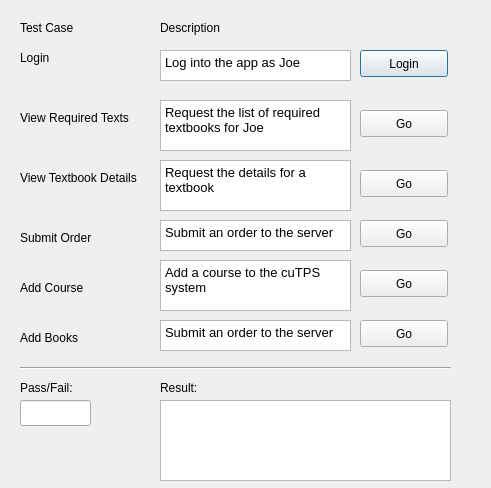
<?xml version="1.0" encoding="UTF-8"?>
<ui version="4.0">
 <class>Tests</class>
 <widget class="QDialog" name="Tests">
  <property name="geometry">
   <rect>
    <x>0</x>
    <y>0</y>
    <width>491</width>
    <height>488</height>
   </rect>
  </property>
  <property name="windowTitle">
   <string>Dialog</string>
  </property>
  <widget class="QPushButton" name="loginButton">
   <property name="geometry">
    <rect>
     <x>360</x>
     <y>50</y>
     <width>88</width>
     <height>27</height>
    </rect>
   </property>
   <property name="text">
    <string>Login</string>
   </property>
  </widget>
  <widget class="QLabel" name="testCaseLabel">
   <property name="geometry">
    <rect>
     <x>20</x>
     <y>20</y>
     <width>71</width>
     <height>16</height>
    </rect>
   </property>
   <property name="text">
    <string>Test Case</string>
   </property>
  </widget>
  <widget class="QPushButton" name="viewReqTextsButton">
   <property name="geometry">
    <rect>
     <x>360</x>
     <y>110</y>
     <width>88</width>
     <height>27</height>
    </rect>
   </property>
   <property name="text">
    <string>Go</string>
   </property>
  </widget>
  <widget class="QPushButton" name="viewBookDetailsButton">
   <property name="geometry">
    <rect>
     <x>360</x>
     <y>170</y>
     <width>88</width>
     <height>27</height>
    </rect>
   </property>
   <property name="text">
    <string>Go</string>
   </property>
  </widget>
  <widget class="QPushButton" name="submitOrderButton">
   <property name="geometry">
    <rect>
     <x>360</x>
     <y>220</y>
     <width>88</width>
     <height>27</height>
    </rect>
   </property>
   <property name="text">
    <string>Go</string>
   </property>
  </widget>
  <widget class="QPushButton" name="addCourseButton">
   <property name="geometry">
    <rect>
     <x>360</x>
     <y>270</y>
     <width>88</width>
     <height>27</height>
    </rect>
   </property>
   <property name="text">
    <string>Go</string>
   </property>
  </widget>
  <widget class="QPushButton" name="addBookButton">
   <property name="geometry">
    <rect>
     <x>360</x>
     <y>320</y>
     <width>88</width>
     <height>27</height>
    </rect>
   </property>
   <property name="text">
    <string>Go</string>
   </property>
  </widget>
  <widget class="QLabel" name="descriptionLabel">
   <property name="geometry">
    <rect>
     <x>160</x>
     <y>20</y>
     <width>71</width>
     <height>16</height>
    </rect>
   </property>
   <property name="text">
    <string>Description</string>
   </property>
  </widget>
  <widget class="QLabel" name="passFailLabel">
   <property name="geometry">
    <rect>
     <x>20</x>
     <y>380</y>
     <width>61</width>
     <height>16</height>
    </rect>
   </property>
   <property name="text">
    <string>Pass/Fail:</string>
   </property>
  </widget>
  <widget class="QLabel" name="resultLabel">
   <property name="geometry">
    <rect>
     <x>160</x>
     <y>380</y>
     <width>41</width>
     <height>16</height>
    </rect>
   </property>
   <property name="text">
    <string>Result:</string>
   </property>
  </widget>
  <widget class="QLineEdit" name="passFailInput">
   <property name="geometry">
    <rect>
     <x>20</x>
     <y>400</y>
     <width>71</width>
     <height>26</height>
    </rect>
   </property>
   <property name="readOnly">
    <bool>true</bool>
   </property>
  </widget>
  <widget class="QTextEdit" name="resultInput">
   <property name="geometry">
    <rect>
     <x>160</x>
     <y>400</y>
     <width>291</width>
     <height>81</height>
    </rect>
   </property>
   <property name="readOnly">
    <bool>true</bool>
   </property>
  </widget>
  <widget class="QLabel" name="loginLabel">
   <property name="geometry">
    <rect>
     <x>20</x>
     <y>50</y>
     <width>41</width>
     <height>16</height>
    </rect>
   </property>
   <property name="text">
    <string>Login</string>
   </property>
  </widget>
  <widget class="QTextEdit" name="loginDescription">
   <property name="geometry">
    <rect>
     <x>160</x>
     <y>50</y>
     <width>191</width>
     <height>31</height>
    </rect>
   </property>
   <property name="autoFillBackground">
    <bool>false</bool>
   </property>
   <property name="lineWidth">
    <number>1</number>
   </property>
   <property name="readOnly">
    <bool>true</bool>
   </property>
   <property name="html">
    <string>&lt;!DOCTYPE HTML PUBLIC &quot;-//W3C//DTD HTML 4.0//EN&quot; &quot;http://www.w3.org/TR/REC-html40/strict.dtd&quot;&gt;
&lt;html&gt;&lt;head&gt;&lt;meta name=&quot;qrichtext&quot; content=&quot;1&quot; /&gt;&lt;style type=&quot;text/css&quot;&gt;
p, li { white-space: pre-wrap; }
&lt;/style&gt;&lt;/head&gt;&lt;body style=&quot; font-family:'Ubuntu'; font-size:10pt; font-weight:400; font-style:normal;&quot;&gt;
&lt;p style=&quot; margin-top:0px; margin-bottom:0px; margin-left:0px; margin-right:0px; -qt-block-indent:0; text-indent:0px;&quot;&gt;Log into the app as Joe&lt;/p&gt;&lt;/body&gt;&lt;/html&gt;</string>
   </property>
  </widget>
  <widget class="QLabel" name="viewReqTextsLabel">
   <property name="geometry">
    <rect>
     <x>20</x>
     <y>110</y>
     <width>131</width>
     <height>16</height>
    </rect>
   </property>
   <property name="text">
    <string>View Required Texts</string>
   </property>
  </widget>
  <widget class="QLabel" name="viewBookDetailsLabel">
   <property name="geometry">
    <rect>
     <x>20</x>
     <y>170</y>
     <width>141</width>
     <height>16</height>
    </rect>
   </property>
   <property name="text">
    <string>View Textbook Details</string>
   </property>
  </widget>
  <widget class="QLabel" name="submitOrderLabel">
   <property name="geometry">
    <rect>
     <x>20</x>
     <y>230</y>
     <width>121</width>
     <height>16</height>
    </rect>
   </property>
   <property name="text">
    <string>Submit Order</string>
   </property>
  </widget>
  <widget class="QLabel" name="addCourseLabel">
   <property name="geometry">
    <rect>
     <x>20</x>
     <y>280</y>
     <width>121</width>
     <height>16</height>
    </rect>
   </property>
   <property name="text">
    <string>Add Course</string>
   </property>
  </widget>
  <widget class="QLabel" name="addBookLabel">
   <property name="geometry">
    <rect>
     <x>20</x>
     <y>330</y>
     <width>121</width>
     <height>16</height>
    </rect>
   </property>
   <property name="text">
    <string>Add Books</string>
   </property>
  </widget>
  <widget class="QTextBrowser" name="viewReqTextsDescription">
   <property name="geometry">
    <rect>
     <x>160</x>
     <y>100</y>
     <width>191</width>
     <height>51</height>
    </rect>
   </property>
   <property name="html">
    <string>&lt;!DOCTYPE HTML PUBLIC &quot;-//W3C//DTD HTML 4.0//EN&quot; &quot;http://www.w3.org/TR/REC-html40/strict.dtd&quot;&gt;
&lt;html&gt;&lt;head&gt;&lt;meta name=&quot;qrichtext&quot; content=&quot;1&quot; /&gt;&lt;style type=&quot;text/css&quot;&gt;
p, li { white-space: pre-wrap; }
&lt;/style&gt;&lt;/head&gt;&lt;body style=&quot; font-family:'Ubuntu'; font-size:10pt; font-weight:400; font-style:normal;&quot;&gt;
&lt;p style=&quot; margin-top:0px; margin-bottom:0px; margin-left:0px; margin-right:0px; -qt-block-indent:0; text-indent:0px;&quot;&gt;Request the list of required textbooks for Joe&lt;/p&gt;&lt;/body&gt;&lt;/html&gt;</string>
   </property>
  </widget>
  <widget class="QTextBrowser" name="viewBookDetailsDescription">
   <property name="geometry">
    <rect>
     <x>160</x>
     <y>160</y>
     <width>191</width>
     <height>51</height>
    </rect>
   </property>
   <property name="html">
    <string>&lt;!DOCTYPE HTML PUBLIC &quot;-//W3C//DTD HTML 4.0//EN&quot; &quot;http://www.w3.org/TR/REC-html40/strict.dtd&quot;&gt;
&lt;html&gt;&lt;head&gt;&lt;meta name=&quot;qrichtext&quot; content=&quot;1&quot; /&gt;&lt;style type=&quot;text/css&quot;&gt;
p, li { white-space: pre-wrap; }
&lt;/style&gt;&lt;/head&gt;&lt;body style=&quot; font-family:'Ubuntu'; font-size:10pt; font-weight:400; font-style:normal;&quot;&gt;
&lt;p style=&quot; margin-top:0px; margin-bottom:0px; margin-left:0px; margin-right:0px; -qt-block-indent:0; text-indent:0px;&quot;&gt;Request the details for a textbook&lt;/p&gt;&lt;/body&gt;&lt;/html&gt;</string>
   </property>
  </widget>
  <widget class="QTextBrowser" name="submitOrderDescription">
   <property name="geometry">
    <rect>
     <x>160</x>
     <y>220</y>
     <width>191</width>
     <height>31</height>
    </rect>
   </property>
   <property name="html">
    <string>&lt;!DOCTYPE HTML PUBLIC &quot;-//W3C//DTD HTML 4.0//EN&quot; &quot;http://www.w3.org/TR/REC-html40/strict.dtd&quot;&gt;
&lt;html&gt;&lt;head&gt;&lt;meta name=&quot;qrichtext&quot; content=&quot;1&quot; /&gt;&lt;style type=&quot;text/css&quot;&gt;
p, li { white-space: pre-wrap; }
&lt;/style&gt;&lt;/head&gt;&lt;body style=&quot; font-family:'Ubuntu'; font-size:10pt; font-weight:400; font-style:normal;&quot;&gt;
&lt;p style=&quot; margin-top:0px; margin-bottom:0px; margin-left:0px; margin-right:0px; -qt-block-indent:0; text-indent:0px;&quot;&gt;Submit an order to the server&lt;/p&gt;&lt;/body&gt;&lt;/html&gt;</string>
   </property>
  </widget>
  <widget class="QTextBrowser" name="addCourseDescription">
   <property name="geometry">
    <rect>
     <x>160</x>
     <y>260</y>
     <width>191</width>
     <height>51</height>
    </rect>
   </property>
   <property name="html">
    <string>&lt;!DOCTYPE HTML PUBLIC &quot;-//W3C//DTD HTML 4.0//EN&quot; &quot;http://www.w3.org/TR/REC-html40/strict.dtd&quot;&gt;
&lt;html&gt;&lt;head&gt;&lt;meta name=&quot;qrichtext&quot; content=&quot;1&quot; /&gt;&lt;style type=&quot;text/css&quot;&gt;
p, li { white-space: pre-wrap; }
&lt;/style&gt;&lt;/head&gt;&lt;body style=&quot; font-family:'Ubuntu'; font-size:10pt; font-weight:400; font-style:normal;&quot;&gt;
&lt;p style=&quot; margin-top:0px; margin-bottom:0px; margin-left:0px; margin-right:0px; -qt-block-indent:0; text-indent:0px;&quot;&gt;Add a course to the cuTPS system&lt;/p&gt;&lt;/body&gt;&lt;/html&gt;</string>
   </property>
  </widget>
  <widget class="QTextBrowser" name="addBookDescription">
   <property name="geometry">
    <rect>
     <x>160</x>
     <y>320</y>
     <width>191</width>
     <height>31</height>
    </rect>
   </property>
   <property name="html">
    <string>&lt;!DOCTYPE HTML PUBLIC &quot;-//W3C//DTD HTML 4.0//EN&quot; &quot;http://www.w3.org/TR/REC-html40/strict.dtd&quot;&gt;
&lt;html&gt;&lt;head&gt;&lt;meta name=&quot;qrichtext&quot; content=&quot;1&quot; /&gt;&lt;style type=&quot;text/css&quot;&gt;
p, li { white-space: pre-wrap; }
&lt;/style&gt;&lt;/head&gt;&lt;body style=&quot; font-family:'Ubuntu'; font-size:10pt; font-weight:400; font-style:normal;&quot;&gt;
&lt;p style=&quot; margin-top:0px; margin-bottom:0px; margin-left:0px; margin-right:0px; -qt-block-indent:0; text-indent:0px;&quot;&gt;Submit an order to the server&lt;/p&gt;&lt;/body&gt;&lt;/html&gt;</string>
   </property>
  </widget>
  <widget class="Line" name="line">
   <property name="geometry">
    <rect>
     <x>20</x>
     <y>360</y>
     <width>431</width>
     <height>16</height>
    </rect>
   </property>
   <property name="orientation">
    <enum>Qt::Horizontal</enum>
   </property>
  </widget>
  <zorder>viewReqTextsButton</zorder>
  <zorder>loginButton</zorder>
  <zorder>testCaseLabel</zorder>
  <zorder>viewBookDetailsButton</zorder>
  <zorder>submitOrderButton</zorder>
  <zorder>addCourseButton</zorder>
  <zorder>addBookButton</zorder>
  <zorder>descriptionLabel</zorder>
  <zorder>passFailLabel</zorder>
  <zorder>resultLabel</zorder>
  <zorder>passFailInput</zorder>
  <zorder>resultInput</zorder>
  <zorder>loginLabel</zorder>
  <zorder>loginDescription</zorder>
  <zorder>viewReqTextsLabel</zorder>
  <zorder>viewBookDetailsLabel</zorder>
  <zorder>submitOrderLabel</zorder>
  <zorder>addCourseLabel</zorder>
  <zorder>addBookLabel</zorder>
  <zorder>viewReqTextsDescription</zorder>
  <zorder>viewBookDetailsDescription</zorder>
  <zorder>submitOrderDescription</zorder>
  <zorder>addCourseDescription</zorder>
  <zorder>addBookDescription</zorder>
  <zorder>line</zorder>
 </widget>
 <resources/>
 <connections/>
</ui>
